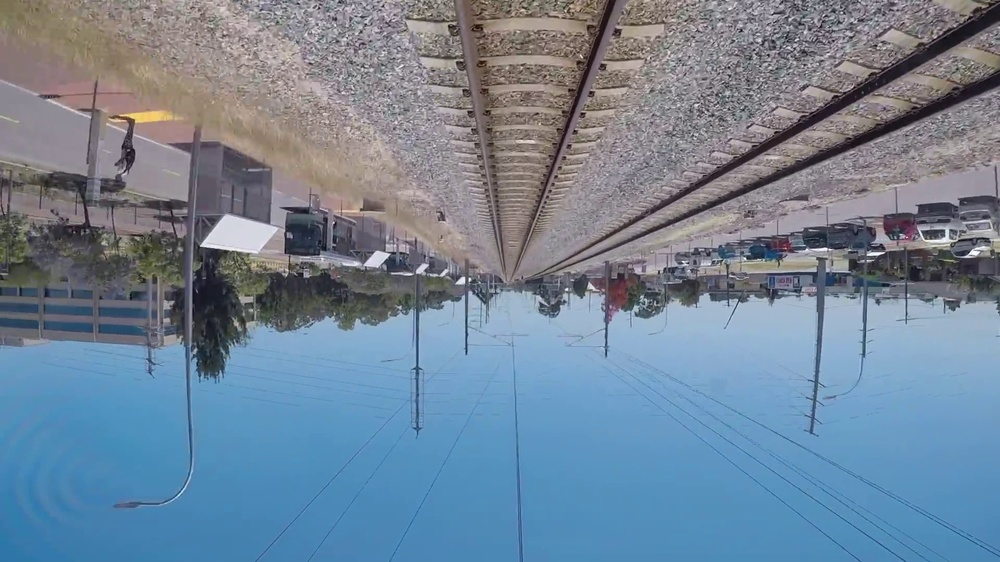
#> input picture dataset/aug_jpgs/rs00012_aug_0.jpg, 1000 x 562 px, shrunk from 1920 x 1080 before the run, found by its file name
$ python viz.py
#> lines starting #> are read from the running program, lines starting #| are printed output that depends on the picture; after the words box and inside, x2 and y2 are one past the last pixel; in counts of white or black regions, pixels touching at a corner belong together
#==============================================
# 语义分割数据的可视化查看
# 目前已经实现单张图片
# lichuan
# lc@dlc618.com
# 2021.7.2
#==============================================

import matplotlib.pyplot as plt
import cv2


def plot_img_and_mask(img, mask):

    # jpg文件转换为RGB
    img = cv2.cvtColor(img, cv2.COLOR_BGR2RGB)
    # mask文件单通道读取

    classes = mask.shape[2] if len(mask.shape) > 2 else 1
    fig, ax = plt.subplots(1, classes + 1)

    ax[0].set_title('JPG')
    ax[0].imshow(img)
    if classes > 1:
        for i in range(classes):
            ax[i+1].set_title(f'Output mask (class {i+1})')
            ax[i+1].imshow(mask[:, :, i])
    else:
        ax[1].set_title(f'Mask')
        ax[1].imshow(mask)

    plt.xticks([]), plt.yticks([])
    plt.show()


if __name__ == '__main__':

    img = cv2.imread('/media/lcq/Data/modle_and_code/DataSet/Segmentation_Dataset_Tools/dataset/aug_jpgs/rs00012_aug_0.jpg')
#> img is the input picture: shape (562, 1000, 3); mean B, G, R 151.2, 132.6, 114.1
    mask = cv2.imread('/media/lcq/Data/modle_and_code/DataSet/Segmentation_Dataset_Tools/dataset/aug_masks/rs00012_aug_0.png',0)
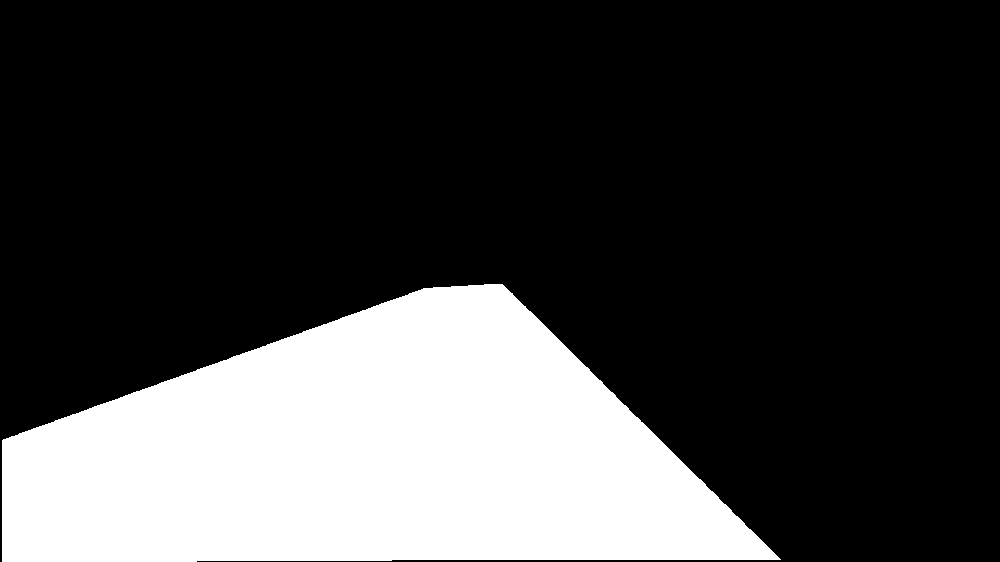
#> input picture dataset/aug_masks/rs00012_aug_0.png, 1000 x 562 px, shrunk from 1920 x 1080 before the run, found by its file name
#> mask: shape (562, 1000); values 0 (black) and 1 (white), 25.5% white; 1 white region, box (x1, y1, x2, y2) and area: (2, 284, 781, 562) 143332

    plot_img_and_mask(img, mask)
#> in plot_img_and_mask, `plt.show()`:
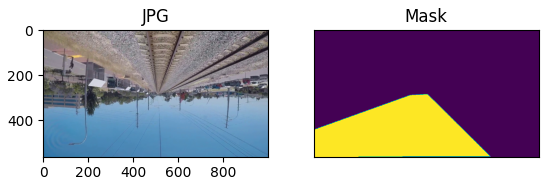
#> figure drawn by matplotlib, 2 panels
